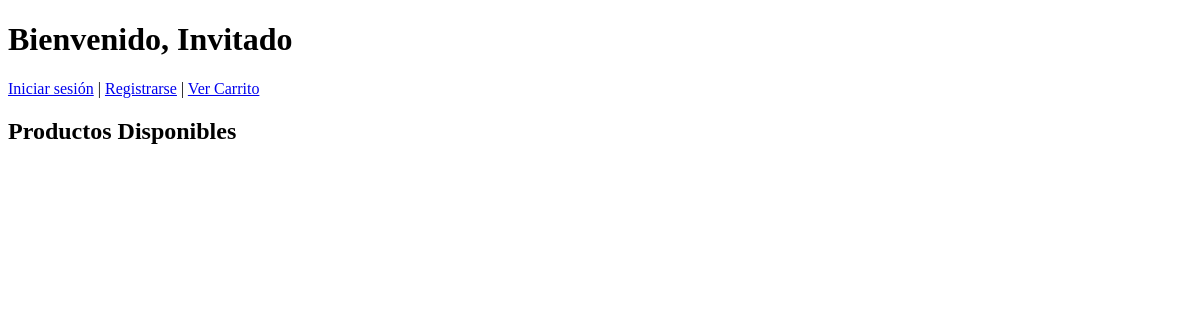
Before: / with the older database file.
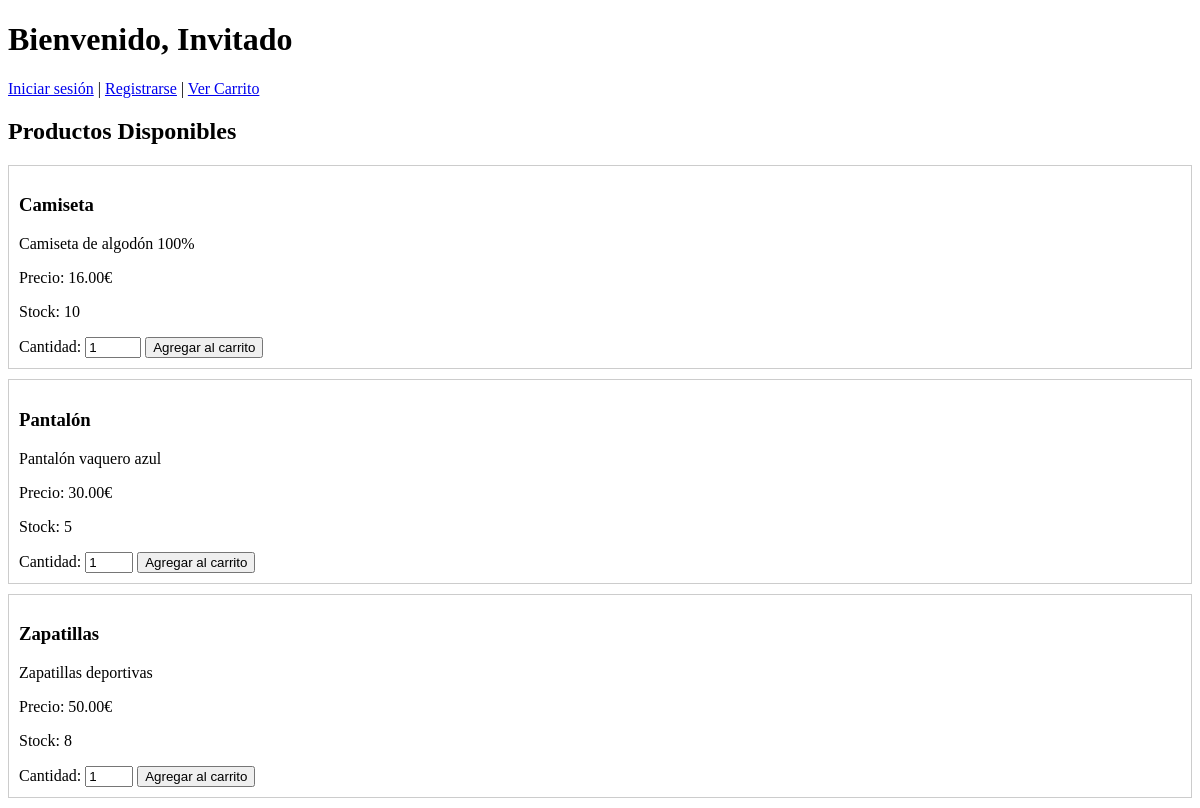
After: the same page with the newer database file.
### tables this page shows
CREATE TABLE `productos` (
  `id` int(11) NOT NULL,
  `nombre` varchar(100) NOT NULL,
  `descripcion` varchar(200) NOT NULL,
  `precio` int(11) NOT NULL,
  `stock` int(11) NOT NULL
);

### includes/funciones.php (called while the page is built, shortened)
<?php
function esUsuarioAutenticado() {
    return isset($_SESSION['usuario']);
}
function obtenerProductos() {
    try {
        $db = conectarDB();
        $resultado = $db->query("SELECT * FROM productos");
        $productos = [];
        while ($row = $resultado->fetch_assoc()) {
            $productos[] = $row;
        }
        return $productos;
    } catch (Exception $e) {
        die("Error al obtener productos: " . $e->getMessage());
    }
}

### index.php (the view, shortened to what this page needs)
<?php
require_once 'includes/funciones.php';
$productos = obtenerProductos();
$usuario = $_SESSION['usuario']['nombre'] ?? 'Invitado';
?>
<!DOCTYPE html>
<html lang="es">
<head>
</head>
<body>
    <h1>Bienvenido, <?php echo htmlspecialchars($usuario); ?></h1>
    <nav>
        <?php if (esUsuarioAutenticado()): ?>
            <a href="auth/logout.php">Cerrar sesión</a>
        <?php else: ?>
            <a href="auth/login.php">Iniciar sesión</a> |
            <a href="auth/register.php">Registrarse</a>
        <?php endif; ?>
        | <a href="carrito/ver.php">Ver Carrito</a>
    </nav>
    <h2>Productos Disponibles</h2>
    <?php foreach ($productos as $producto): ?>
        <div style="border:1px solid #ccc; padding:10px; margin-bottom:10px;">
            <h3><?php echo htmlspecialchars($producto['nombre']); ?></h3>
            <p><?php echo htmlspecialchars($producto['descripcion']); ?></p>
            <p>Precio: <?php echo number_format($producto['precio'], 2); ?>€</p>
            <p>Stock: <?php echo $producto['stock']; ?></p>
            <form method="POST" action="carrito/agregar.php">
                <label for="cantidad_<?php echo $producto['id']; ?>">Cantidad:</label>
                <input type="number" name="cantidad" id="cantidad_<?php echo $producto['id']; ?>" value="1" min="1" max="<?php echo $producto['stock']; ?>">
                <button type="submit">Agregar al carrito</button>
            </form>
        </div>
    <?php endforeach; ?>
</body>
</html>

Changed rows visible on the page:
added productos: nombre "Camiseta", descripcion "Camiseta de algodón 100%", precio "16.00", stock "10", cantidad "1"
added productos: nombre "Pantalón", descripcion "Pantalón vaquero azul", precio "30.00", stock "5"
added productos: nombre "Zapatillas", descripcion "Zapatillas deportivas", precio "50.00", stock "8"
